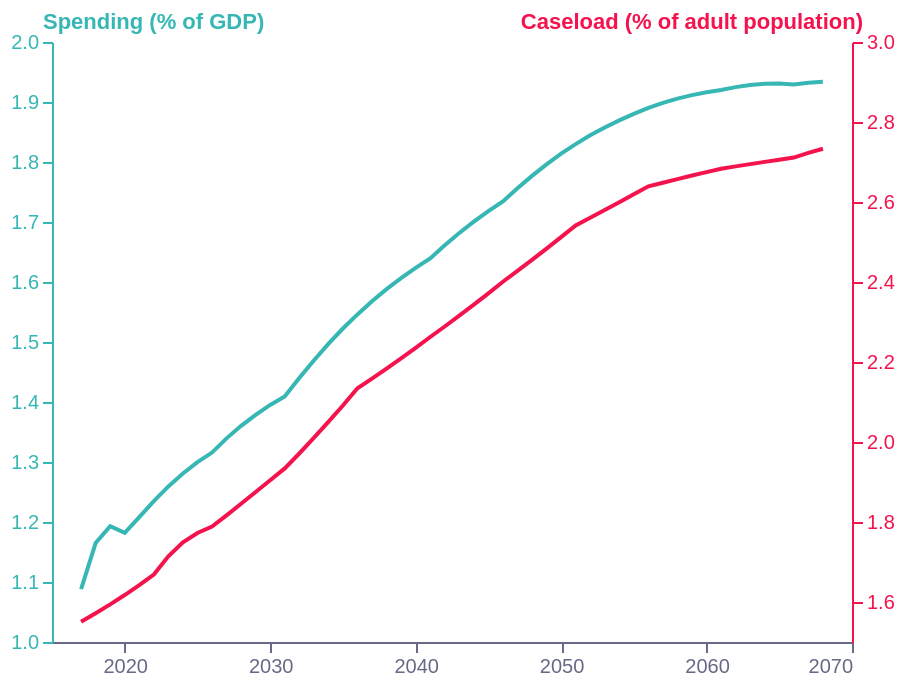

Here is the Vega-Lite specification saved for this chart:
### Vega-Lite specification from a JSON file in a GitHub repository (floating-point values rounded to 4 significant figures)
{"config": {"view": {"continuousWidth": 400, "continuousHeight": 300, "stroke": null}}, "layer": [{"mark": {"type": "line", "color": "#36B7B4"}, "encoding": {"tooltip": [{"type": "quantitative", "field": "Year"}, {"type": "quantitative", "field": "Spending"}, {"type": "quantitative", "field": "Caseload"}], "x": {"type": "quantitative", "axis": {"domainColor": "#676A86", "format": ".0f", "grid": false, "labelAngle": 0, "labelColor": "#676A86", "orient": "bottom", "tickColor": "#676A86", "tickCount": 6, "title": "", "titleAlign": "right", "titleAnchor": "end", "titleColor": "#676A86", "titleY": -15}, "field": "Year"}, "y": {"type": "quantitative", "axis": {"domainColor": "#36B7B4", "grid": false, "labelColor": "#36B7B4", "tickColor": "#36B7B4", "title": "Spending (% of GDP)", "titleAlign": "left", "titleAngle": 0, "titleBaseline": "bottom", "titleColor": "#36B7B4", "titleX": -5, "titleY": -5}, "field": "Spending", "scale": {"domain": [1, 2]}, "sort": []}}}, {"mark": {"type": "line", "color": "#F4134D"}, "encoding": {"tooltip": [{"type": "quantitative", "field": "Year"}, {"type": "quantitative", "field": "Spending"}, {"type": "quantitative", "field": "Caseload"}], "x": {"type": "quantitative", "axis": {"domainColor": "#676A86", "format": ".0f", "grid": false, "labelAngle": 0, "labelColor": "#676A86", "orient": "bottom", "tickColor": "#676A86", "tickCount": 6, "title": "", "titleAlign": "right", "titleAnchor": "end", "titleColor": "#676A86", "titleY": -15}, "field": "Year"}, "y": {"type": "quantitative", "axis": {"domainColor": "#F4134D", "grid": false, "labelColor": "#F4134D", "tickColor": "#F4134D", "title": "Caseload (% of adult population)", "titleAlign": "right", "titleAngle": 0, "titleBaseline": "bottom", "titleColor": "#F4134D", "titleX": 5, "titleY": -5}, "field": "Caseload", "scale": {"domain": [1.5, 3]}, "sort": []}}}], "data": {"name": "data-c3250d39e9ec28670336048f0ba15d43"}, "height": 300, "resolve": {"scale": {"y": "independent"}}, "title": "", "width": 400, "$schema": "https://vega.github.io/schema/vega-lite/v5.json", "datasets": {"data-c3250d39e9ec28670336048f0ba15d43": [{"Year": "2017", "Spending": 1.088, "Caseload": 1.55}, {"Year": "2018", "Spending": 1.165, "Caseload": 1.572}, {"Year": "2019", "Spending": 1.193, "Caseload": 1.594}, {"Year": "2020", "Spending": 1.182, "Caseload": 1.617}, {"Year": "2021", "Spending": 1.208, "Caseload": 1.642}, {"Year": "2022", "Spending": 1.235, "Caseload": 1.669}, {"Year": "2023", "Spending": 1.259, "Caseload": 1.714}, {"Year": "2024", "Spending": 1.281, "Caseload": 1.749}, {"Year": "2025", "Spending": 1.3, "Caseload": 1.772}, {"Year": "2026", "Spending": 1.316, "Caseload": 1.789}, {"Year": "2027", "Spending": 1.339, "Caseload": 1.817}, {"Year": "2028", "Spending": 1.36, "Caseload": 1.846}, {"Year": "2029", "Spending": 1.379, "Caseload": 1.875}, {"Year": "2030", "Spending": 1.395, "Caseload": 1.904}, {"Year": "2031", "Spending": 1.409, "Caseload": 1.934}, {"Year": "2032", "Spending": 1.44, "Caseload": 1.971}, {"Year": "2033", "Spending": 1.469, "Caseload": 2.01}, {"Year": "2034", "Spending": 1.497, "Caseload": 2.05}, {"Year": "2035", "Spending": 1.522, "Caseload": 2.091}, {"Year": "2036", "Spending": 1.546, "Caseload": 2.134}, {"Year": "2037", "Spending": 1.568, "Caseload": 2.159}, {"Year": "2038", "Spending": 1.588, "Caseload": 2.183}, {"Year": "2039", "Spending": 1.606, "Caseload": 2.209}, {"Year": "2040", "Spending": 1.623, "Caseload": 2.235}, {"Year": "2041", "Spending": 1.639, "Caseload": 2.262}, {"Year": "2042", "Spending": 1.661, "Caseload": 2.289}, {"Year": "2043", "Spending": 1.682, "Caseload": 2.316}, {"Year": "2044", "Spending": 1.7, "Caseload": 2.343}, {"Year": "2045", "Spending": 1.718, "Caseload": 2.372}, {"Year": "2046", "Spending": 1.734, "Caseload": 2.401}, {"Year": "2047", "Spending": 1.756, "Caseload": 2.428}, {"Year": "2048", "Spending": 1.777, "Caseload": 2.455}, {"Year": "2049", "Spending": 1.796, "Caseload": 2.483}, {"Year": "2050", "Spending": 1.814, "Caseload": 2.512}, {"Year": "2051", "Spending": 1.83, "Caseload": 2.542}, {"Year": "2052", "Spending": 1.844, "Caseload": 2.561}, {"Year": "2053", "Spending": 1.858, "Caseload": 2.58}, {"Year": "2054", "Spending": 1.869, "Caseload": 2.599}, {"Year": "2055", "Spending": 1.88, "Caseload": 2.619}, {"Year": "2056", "Spending": 1.89, "Caseload": 2.639}, {"Year": "2057", "Spending": 1.898, "Caseload": 2.648}, {"Year": "2058", "Spending": 1.906, "Caseload": 2.657}, {"Year": "2059", "Spending": 1.911, "Caseload": 2.666}, {"Year": "2060", "Spending": 1.916, "Caseload": 2.675}, {"Year": "2061", "Spending": 1.92, "Caseload": 2.683}, {"Year": "2062", "Spending": 1.925, "Caseload": 2.689}, {"Year": "2063", "Spending": 1.928, "Caseload": 2.695}, {"Year": "2064", "Spending": 1.93, "Caseload": 2.7}, {"Year": "2065", "Spending": 1.931, "Caseload": 2.706}, {"Year": "2066", "Spending": 1.929, "Caseload": 2.711}, {"Year": "2067", "Spending": 1.932, "Caseload": 2.723}, {"Year": "2068", "Spending": 1.934, "Caseload": 2.733}]}}
